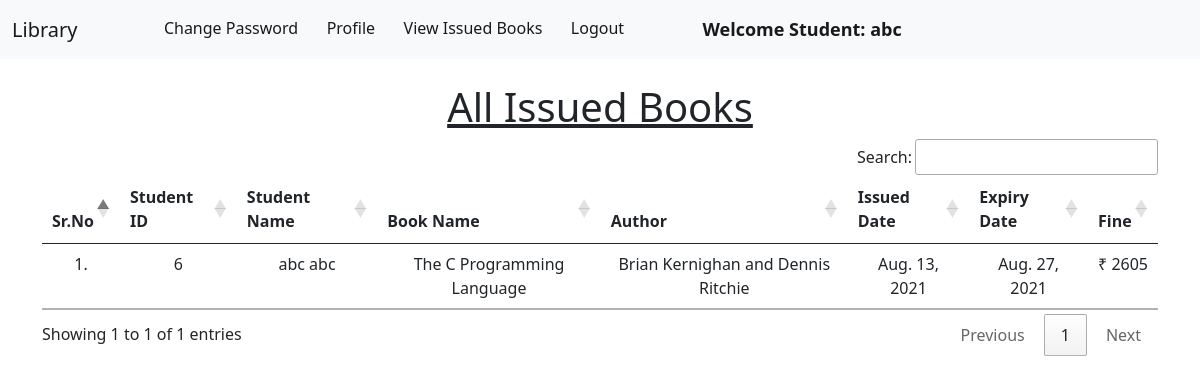
Page /student_issued_books/ (signed in) on the committed database.
### library/models.py (models this page shows, shortened)
class Book(models.Model):
    name = models.CharField(max_length=200)
    author = models.CharField(max_length=200)
    isbn = models.PositiveIntegerField()
    category = models.CharField(max_length=50)

class IssuedBook(models.Model):
    student_id = models.CharField(max_length=100, blank=True)
    isbn = models.CharField(max_length=13)
    issued_date = models.DateField(auto_now=True)
    expiry_date = models.DateField(default=expiry)

### library/views.py (the view)
# urls.py: path("student_issued_books/", views.student_issued_books, name="student_issued_books"),
@login_required(login_url = '/student_login')
def student_issued_books(request):
    student = Student.objects.filter(user_id=request.user.id)
    issuedBooks = IssuedBook.objects.filter(student_id=student[0].user_id)
    li1 = []
    li2 = []
    for i in issuedBooks:
        books = Book.objects.filter(isbn=i.isbn)
        for book in books:
            t=(request.user.id, request.user.get_full_name, book.name,book.author)
            li1.append(t)
        days=(date.today()-i.issued_date)
        d=days.days
        fine=0
        if d>15:
            day=d-14
            fine=day*5
        t=(issuedBooks[0].issued_date, issuedBooks[0].expiry_date, fine)
        li2.append(t)
    return render(request,'student_issued_books.html',{'li1':li1, 'li2':li2})

### library/templates/student_issued_books.html (shortened to what this page needs)
{% extends 'student_navbar.html' %}
{% load static %}
{% block body %}
<div class="container mt-4">
    <h1 class="text-center"><u>All Issued Books</u></h1>
    <table class="table table-hover" id="example">
        <thead>
            <tr class="text-center">
                <th>Sr.No</th>
                <th>Student ID</th>
                <th>Student Name</th>
                <th>Book Name</th>
                <th>Author</th>
                <th>Issued Date</th>
                <th>Expiry Date</th>
                <th>Fine</th>
            </tr>
        </thead>
        <tbody>
            {% for i in li1 %}
            <tr class="text-center">
                <td>{{forloop.counter}}.</td>
                <td>{{i.0}}</td>
                <td>{{i.1}}</td>
                <td>{{i.2}}</td>
                <td>{{i.3}}</td>
                {% endfor %}
                {% for i in li2 %}
                <td>{{i.0}}</td>
                <td>{{i.1}}</td>
                <td>₹ {{i.2}}</td>
            </tr>
            {% endfor %}
        </tbody>
    </table>
    </div>
{% endblock %}

### library/templates/student_navbar.html (shortened to what this page needs)
<!doctype html>
<html lang="en">
  <head>
    <link href="https://cdn.jsdelivr.net/npm/bootstrap@5.1.0/dist/css/bootstrap.min.css" rel="stylesheet">
    <link rel="stylesheet" href="https://cdn.datatables.net/1.10.25/css/jquery.dataTables.min.css">
    <link rel="stylesheet" href="https://cdn.datatables.net/buttons/1.7.1/css/buttons.dataTables.min.css">
  </head>
  <body>
    <nav class="navbar navbar-expand-lg navbar-light bg-light sticky-top">
        <div class="container-fluid">
          <a class="navbar-brand" href="#">Library</a>
          <div class="collapse navbar-collapse" id="navbarSupportedContent">
            <ul class="navbar-nav me-auto mb-2 mb-lg-0">
              <li class="nav-item">
                <a class="nav-link active" aria-current="page" href="/change_password/">Change Password</a>
              </li>
              <li class="nav-item">
                <a class="nav-link active" aria-current="page" href="/profile/">Profile</a>
              </li>
              <li class="nav-item">
                <a class="nav-link active" aria-current="page" href="/student_issued_books/">View Issued Books</a>
              </li>
              <li class="nav-item">
                <a class="nav-link active" aria-current="page" href="/logout/">Logout</a>
              </li>
              <li class="nav-item">
                <a style="font-weight:600; font-family:'Segoe UI', Tahoma, Geneva, Verdana, sans-serif; font-size: large;" class="nav-link active" href="#">Welcome Student: {{request.user}}</a>
              </li>
            </ul>
          </div>
        </div>
      </nav>
      {% block body %}
      {% endblock %}
  </body>
</html>

### rows in the picture
Book: name "The C Programming Language", author "Brian Kernighan and Dennis Ritchie"
IssuedBook: issued_date "Aug. 13, 2021", expiry_date "Aug. 27, 2021"

### other values in the picture
{{ request.user }} "abc"
{{ i.0 }} "6"
{{ i.1 }} "abc abc"
{{ i.2 }} "2605"
